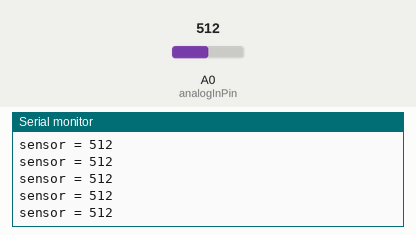
Simulated run of this sketch. Board: Arduino Uno, built with avr-gcc and run on an emulated ATmega328P. On the bench: the last lines printed to the serial monitor. Inputs (shaded band) come from the test bench; at power-on: A0 (analogInPin) = 512.

Above: at 1.2 s.
1.3 s: A0 (analogInPin) set to 484
At 1.9 s:
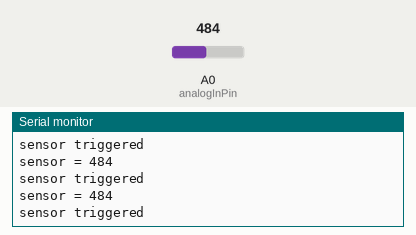
20.9 s: A0 (analogInPin) set to 104
At 22.0 s:
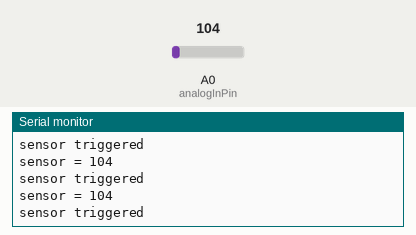
23.9 s: A0 (analogInPin) set to 89
At 24.9 s:
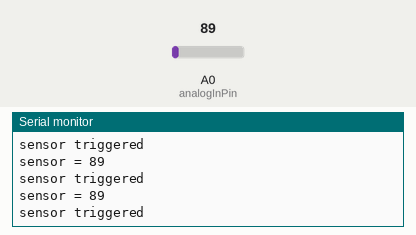
Timing chart, 0 to 26.9 s (numbered marks = the images above; inputs shaded):
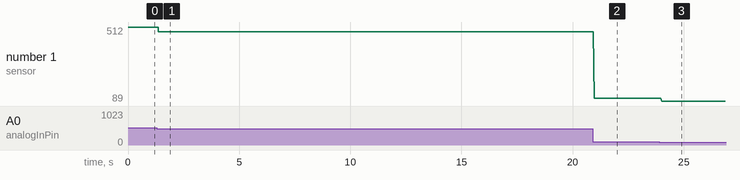

The sketch:

Velostat.ino
```cpp
/*/Velostat +  Arduino UNO
*/

const int analogInPin = A0;  // Analog input pin that the potentiometer is attached to
int sensorValue = 0;        // value read from the pot

void setup() {
 Serial.begin(9600);
 pinMode(9, INPUT_PULLUP);
}

void loop() {
  sensorValue = analogRead(analogInPin);
  Serial.print("sensor = " );
  Serial.println(sensorValue);

if (sensorValue < 500){
  Serial.println("sensor triggered");
  }
}
```

Measured:
- the behaviour switches between 500 and 499 on A0 (analogInPin) (found by bisection; images 0 and 1)
- after the input at 1.3 s, the serial monitor: prints a new line after 0.07 s (image 1)
- after the input at 20.9 s, the serial monitor: prints a new line after 0.07 s (image 2)
- after the input at 23.9 s, the serial monitor: prints a new line after 0.10 s (image 3)
- plotted number 1: 512 → 484 after the input at 1.3 s, 484 → 104 after the input at 20.9 s, 104 → 89 after the input at 23.9 s
